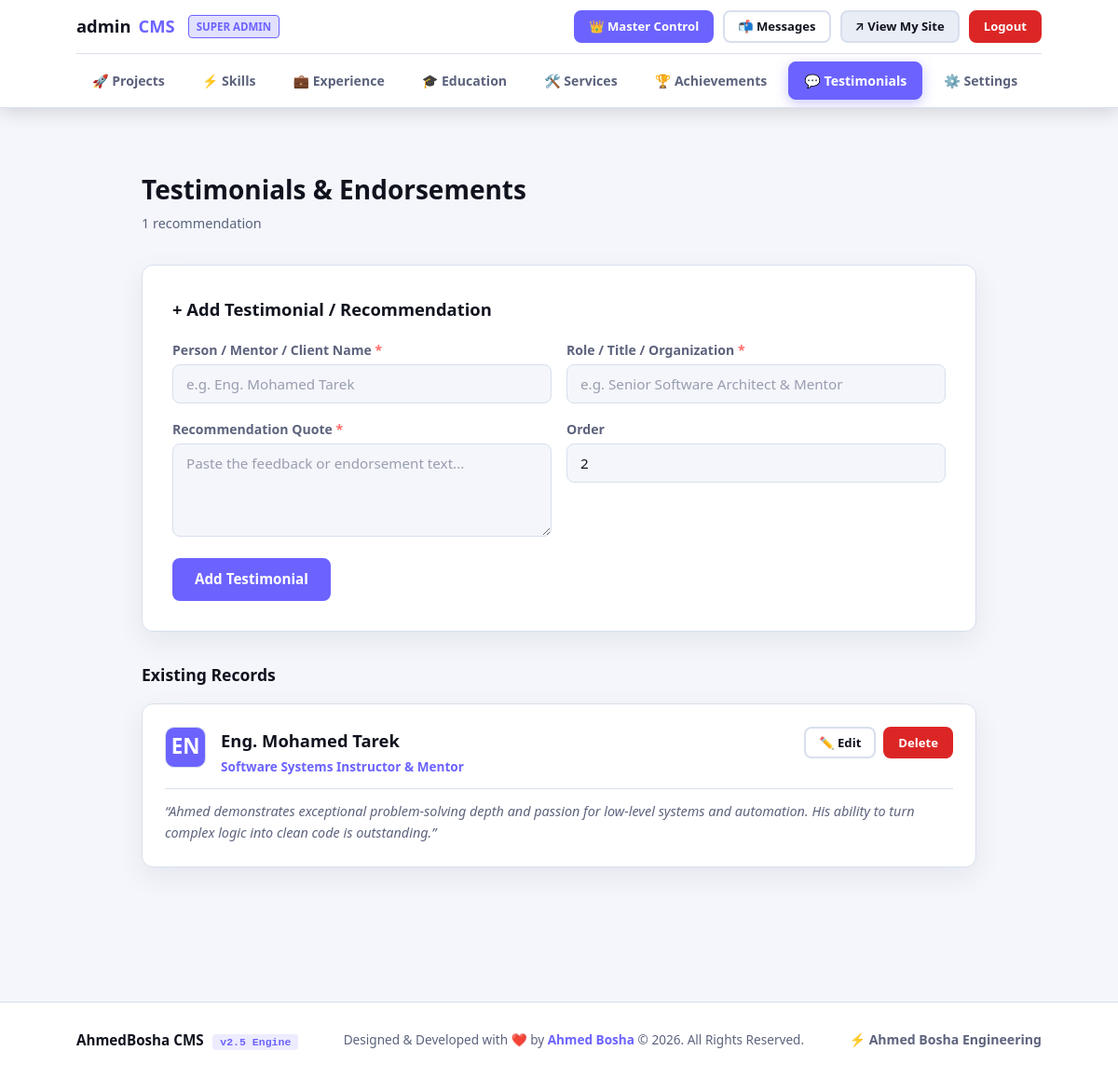
Page /admin/testimonials (signed in) on the committed database.
### tables this page shows
CREATE TABLE "site_settings" (
                id              INTEGER PRIMARY KEY AUTOINCREMENT,
                user_id         INTEGER DEFAULT 1,
                name            TEXT    DEFAULT 'Ahmed Bosha',
                logo_text       TEXT    DEFAULT 'AhmedBosha',
                site_title      TEXT    DEFAULT 'Ahmed Bosha — Engineering & Software Portfolio',
                greeting        TEXT    DEFAULT 'Hi, I''m',
                tagline         TEXT    DEFAULT 'Engineering Student & Software Developer',
                typing_texts    TEXT    DEFAULT 'Engineering Student,Software Developer,Problem Solver,Automation Enthusiast',
                bio             TEXT    DEFAULT 'Class of 2029. Passionate about automation, system analysis, and reverse engineering. I build tools that turn complex workflows into clean, efficient solutions.',
                footer_text     TEXT    DEFAULT '© 2026 Ahmed Bosha',
                profile_photo   TEXT,
                email           TEXT    DEFAULT 'ahmedbosha2566@gmail.com',
                github_url      TEXT    DEFAULT 'https://github.com/AhmedBosha',
                linkedin_url    TEXT,
                twitter_url     TEXT,
                resume_url      TEXT,
                color_primary   TEXT    DEFAULT '#6c63ff',
                color_accent    TEXT    DEFAULT '#ff6b6b',
                color_bg        TEXT    DEFAULT '#0c0c12',
                color_surface   TEXT    DEFAULT '#161622',
                color_text      TEXT    DEFAULT '#f0f0f8',
                admin_user      TEXT    DEFAULT 'admin',
                admin_pass_hash TEXT,
                theme_name      TEXT    DEFAULT 'default'
            );

CREATE TABLE testimonials (
            id              INTEGER PRIMARY KEY AUTOINCREMENT,
            client_name     TEXT    NOT NULL,
            client_role     TEXT    NOT NULL,
            quote           TEXT    NOT NULL,
            avatar          TEXT,
            sort_order      INTEGER DEFAULT 0
        , user_id INTEGER DEFAULT 1);

### app.py (the view)
@app.route("/admin/testimonials")
@login_required
def admin_testimonials():
    user_id = session.get("user_id", 1)
    db = get_db()
    items = db.execute("SELECT * FROM testimonials WHERE user_id = ? ORDER BY sort_order ASC, id ASC", (user_id,)).fetchall()
    return render_template("admin/testimonials.html", testimonials_list=items)

### app.py (called while the page is built)
def get_db():
    if "db" not in g:
        g.db = sqlite3.connect(DATABASE, timeout=15.0)
        g.db.row_factory = sqlite3.Row
        g.db.execute("PRAGMA foreign_keys = ON")
        try:
            g.db.execute("PRAGMA journal_mode = WAL")
            g.db.execute("PRAGMA busy_timeout = 5000")
        except Exception:
            pass
    return g.db

def get_settings(user_id=None, db=None):
    if db is None:
        db = get_db()
    if user_id is None:
        user_id = session.get("user_id", 1)
    s = db.execute("SELECT * FROM site_settings WHERE user_id = ?", (user_id,)).fetchone()
    if not s:
        s = db.execute("SELECT * FROM site_settings WHERE user_id = 1 OR id = 1").fetchone()
    return s

@app.context_processor
def inject_globals():
    try:
        user_id = session.get("user_id", 1)
        db = get_db()
        settings = get_settings(user_id=user_id, db=db)
        master_settings = get_settings(user_id=1, db=db)
        unread = db.execute(
            "SELECT COUNT(*) FROM messages WHERE user_id = ? AND is_read = 0", (user_id,)
        ).fetchone()[0]
    except Exception:
        settings = None
        master_settings = None
        unread = 0
    return dict(settings=settings, master_settings=master_settings, unread_count=unread)

def login_required(view):
    @functools.wraps(view)
    def wrapped(**kwargs):
        if not session.get("user_id") and not session.get("admin_logged_in"):
            flash("Please log in to access the dashboard.", "warning")
            return redirect(url_for("admin_login"))
        return view(**kwargs)
    return wrapped

### templates/admin/testimonials.html (shortened to what this page needs)
{% extends "base.html" %}
{% block body %}
{% set active_tab = 'testimonials' %}
{% include "admin/nav.html" %}
<main class="admin-main">
    <div class="container" style="max-width:960px;">
        <div class="admin-header">
            <div>
                <h1 class="admin-header__title">Testimonials &amp; Endorsements</h1>
                <p class="admin-header__subtitle">{{ testimonials_list | length }} recommendation{{ 's' if testimonials_list | length != 1 }}</p>
            </div>
        </div>
        <div class="form-card" style="margin-bottom: var(--space-lg);">
            <h3 style="margin-bottom: var(--space-md); font-size: 1.15rem; font-weight: 700;">+ Add Testimonial / Recommendation</h3>
            <form method="POST" action="{{ url_for('admin_add_testimonial') }}">
                <div class="form-row">
                    <div class="form-group">
                        <label class="form-label" for="c_name">Person / Mentor / Client Name <span class="required">*</span></label>
                        <input class="form-input" type="text" id="c_name" name="client_name" placeholder="e.g. Eng. Mohamed Tarek" required>
                    </div>
                    <div class="form-group">
                        <label class="form-label" for="c_role">Role / Title / Organization <span class="required">*</span></label>
                        <input class="form-input" type="text" id="c_role" name="client_role" placeholder="e.g. Senior Software Architect &amp; Mentor" required>
                    </div>
                </div>
                <div class="form-row">
                    <div class="form-group" style="flex: 3;">
                        <label class="form-label" for="t_quote">Recommendation Quote <span class="required">*</span></label>
                        <textarea class="form-input form-textarea" id="t_quote" name="quote" rows="3" placeholder="Paste the feedback or endorsement text..." required></textarea>
                    </div>
                    <div class="form-group" style="flex: 1;">
                        <label class="form-label" for="t_ord">Order</label>
                        <input class="form-input" type="number" id="t_ord" name="sort_order" value="{{ (testimonials_list | length) + 1 }}">
                    </div>
                </div>
                <button type="submit" class="btn btn--primary">Add Testimonial</button>
            </form>
        </div>
        {% if testimonials_list %}
            <h3 style="margin-bottom: var(--space-md); font-size: 1.1rem; font-weight: 700;">Existing Records</h3>
            {% for t in testimonials_list %}
            <div class="admin-item-card" id="card-t-{{ t.id }}">
                <div class="admin-item-card__header">
                    <div class="admin-item-card__info">
                        <div class="admin-item-card__icon" style="background: var(--clr-primary); color: #fff; font-weight: 800;">
                            {{ t.client_name[:2].upper() }}
                        </div>
                        <div>
                            <h4 class="admin-item-card__title">{{ t.client_name }}</h4>
                            <div class="admin-item-card__meta">
                                <span>{{ t.client_role }}</span>
                            </div>
                        </div>
                    </div>
                    <div class="admin-item-card__actions">
                        <button type="button" class="btn btn--sm btn--outline" onclick="toggleEdit('edit-t-{{ t.id }}')">
                            ✏️ Edit
                        </button>
                        <form method="POST" action="{{ url_for('admin_delete_testimonial', item_id=t.id) }}"
                              style="display:inline;" onsubmit="return confirm('Delete this testimonial?');">
                            <button type="submit" class="btn btn--sm btn--danger">Delete</button>
                        </form>
                    </div>
                </div>
                <p class="admin-item-card__desc" style="font-style: italic;">“{{ t.quote }}”</p>
            </div>
            {% endfor %}
        {% else %}
        <div class="empty-state">
            <p>No testimonials added yet. Showcase recommendations from mentors or clients above!</p>
        </div>
        {% endif %}
    </div>
</main>
{% include "admin/footer.html" %}
{% endblock %}

### templates/admin/nav.html (shortened to what this page needs)
<nav class="admin-nav">
    <div class="container">
        <div class="admin-nav__top">
            <a href="{{ url_for('admin_dashboard') }}" class="admin-nav__logo">
                {{ session.get('username', 'Portfolio') }}<span class="accent">CMS</span>
                {% if session.get('role') == 'admin' %}
                <span style="font-size: 0.72rem; font-weight: 700; padding: 2px 8px; border-radius: 4px; background: rgba(108, 99, 255, 0.2); color: var(--clr-primary); border: 1px solid var(--clr-primary); margin-left: 6px;">SUPER ADMIN</span>
                {% endif %}
            </a>
            <div class="admin-nav__top-actions">
                {% if session.get('role') == 'admin' %}
                <a href="{{ url_for('super_admin_dashboard') }}" class="btn btn--sm btn--primary">
                    👑 Master Control
                </a>
                {% endif %}
                <a href="{{ url_for('admin_messages') }}" class="btn btn--sm {% if active_tab == 'messages' %}btn--primary{% else %}btn--outline{% endif %}">
                    📬 Messages{% if unread_count %}<span class="badge">{{ unread_count }}</span>{% endif %}
                </a>
                <a href="{% if session.get('username') and session.get('username') != 'admin' %}{{ url_for('user_portfolio', username=session.get('username')) }}{% else %}{{ url_for('index') }}{% endif %}" target="_blank" rel="noopener" class="btn btn--sm btn--dark" title="View Public Portfolio">
                    ↗ View My Site
                </a>
                <a href="{{ url_for('admin_logout') }}" class="btn btn--sm btn--danger" title="Logout">
                    Logout
                </a>
            </div>
        </div>
        <div class="admin-tabs">
            <a href="{{ url_for('admin_dashboard') }}" class="admin-tab {% if active_tab == 'projects' %}active{% endif %}">
                🚀 Projects
            </a>
            <a href="{{ url_for('admin_skills') }}" class="admin-tab {% if active_tab == 'skills' %}active{% endif %}">
                ⚡ Skills
            </a>
            <a href="{{ url_for('admin_experience') }}" class="admin-tab {% if active_tab == 'experience' %}active{% endif %}">
                💼 Experience
            </a>
            <a href="{{ url_for('admin_education') }}" class="admin-tab {% if active_tab == 'education' %}active{% endif %}">
                🎓 Education
            </a>
            <a href="{{ url_for('admin_services') }}" class="admin-tab {% if active_tab == 'services' %}active{% endif %}">
                🛠️ Services
            </a>
            <a href="{{ url_for('admin_achievements') }}" class="admin-tab {% if active_tab == 'achievements' %}active{% endif %}">
                🏆 Achievements
            </a>
            <a href="{{ url_for('admin_testimonials') }}" class="admin-tab {% if active_tab == 'testimonials' %}active{% endif %}">
                💬 Testimonials
            </a>
            <a href="{{ url_for('admin_settings') }}" class="admin-tab {% if active_tab == 'settings' %}active{% endif %}">
                ⚙️ Settings
            </a>
            <a href="{{ url_for('admin_profile') }}" class="admin-tab {% if active_tab == 'profile' %}active{% endif %}">
            </a>
        </div>
    </div>
</nav>

### rows in the picture
site_settings: get "admin"
testimonials: client_name "EN", client_name "Eng. Mohamed Tarek", client_role "Software Systems Instructor & Mentor", quote "Ahmed demonstrates exceptional problem-solving depth and passion for low-level systems and automation. His ability to turn complex logic into clean code is outstanding."

### other values in the picture
{{ testimonials_list | length }} "1"
